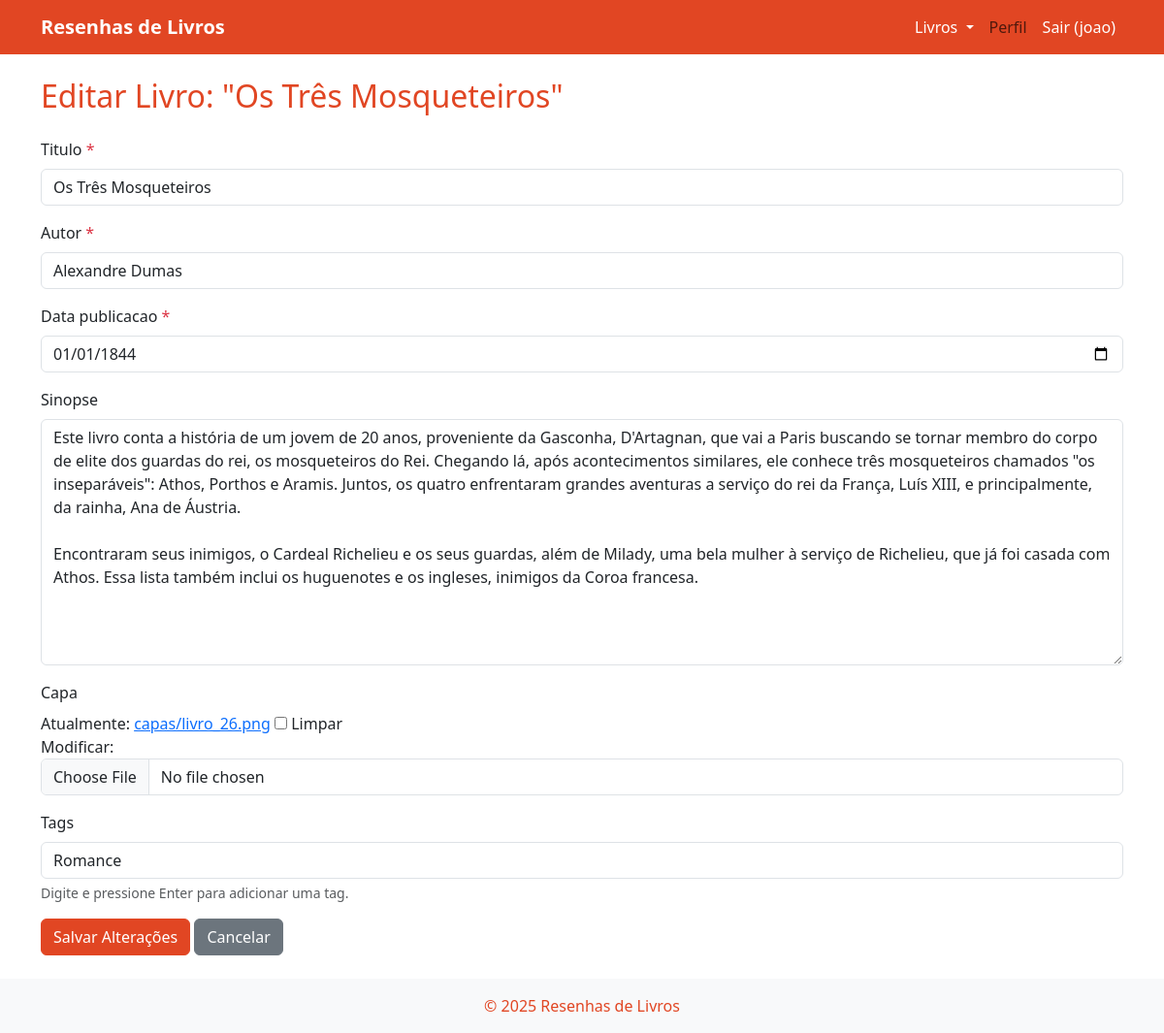
/livro/26/editar/ (signed in), run on the app's committed database.
### livros/models.py (models this page shows, shortened)
class Livro(models.Model):
    titulo = models.CharField(max_length=200)
    autor = models.CharField(max_length=100)
    data_publicacao = models.DateField()
    sinopse = models.TextField(blank=True)
    capa = models.ImageField(upload_to=capa_upload_path, blank=True, null=True)
    tags = models.ManyToManyField(Tag, blank=True, related_name='livros')

### livros/views.py (the view)
# urls.py: path('<int:id>/editar/', views.editar_livro, name='editar_livro'),
@login_required(login_url='login')
def editar_livro(request, id):
    livro = get_object_or_404(Livro, id=id)
    if request.method == "POST":
        form = LivroForm(request.POST, request.FILES, instance=livro)
        if form.is_valid():
            form.save()
            return redirect('detalhe_livro', id=livro.id)
    else:
        form = LivroForm(instance=livro)
    return render(request, 'livros/editar_livro.html', {'form': form, 'livro': livro})

### livros/forms.py (shortened to what this page needs)
class LivroForm(forms.ModelForm):
    def __init__(self, *args, **kwargs):
        super().__init__(*args, **kwargs)
        if self.instance.pk:
            self.fields['tags_texto'].initial = ', '.join(self.instance.tags.values_list('nome', flat=True))
    tags_texto = forms.CharField(
        required=False,
        label="Tags",
        help_text="Digite e pressione Enter para adicionar uma tag.",
        widget=forms.TextInput(attrs={'class': 'form-control', 'id': 'id_tags_texto'})
    )
    class Meta:
        model = Livro
        fields = ['titulo', 'autor', 'data_publicacao', 'sinopse', 'capa']
        widgets = {
            'titulo': forms.TextInput(attrs={'class': 'form-control'}),
            'autor': forms.TextInput(attrs={'class': 'form-control'}),
            'sinopse': forms.Textarea(attrs={'class': 'form-control'}),
            'capa': forms.ClearableFileInput(attrs={'class': 'form-control'}),
            'data_publicacao': forms.DateInput(
                attrs={'type': 'date', 'class': 'form-control'},
                format='%Y-%m-%d'
            ),
            'tags': forms.SelectMultiple(attrs={'class': 'form-control'}),
        }

### livros/templates/livros/editar_livro.html (shortened to what this page needs)
{% extends 'livros/base.html' %}
{% block content %}
<h2 class="main-color mb-4">Editar Livro: "{{ livro.titulo }}"</h2>
<form method="post" enctype="multipart/form-data" class="mb-4">
    {% for field in form %}
        <div class="mb-3">
            <label class="form-label" for="{{ field.id_for_label }}">
                {{ field.label }}
                {% if field.field.required %}
                    <span class="text-danger" title="Obrigatório">*</span>
                {% endif %}
            </label>
            <div>
                {{ field }}
            </div>
            {% if field.help_text %}
                <div class="form-text">{{ field.help_text|safe }}</div>
            {% endif %}
        </div>
    {% endfor %}
    <button type="submit" class="btn btn-main">Salvar Alterações</button>
    <a href="{% url 'detalhe_livro' livro.id %}" class="btn btn-secondary">Cancelar</a>
</form>
{% endblock %}

### livros/templates/livros/base.html (shortened to what this page needs)
{% load static %}
<!DOCTYPE html>
<html lang="pt-br">
<head>
    <link href="https://cdn.jsdelivr.net/npm/bootstrap@5.3.3/dist/css/bootstrap.min.css" rel="stylesheet">
    <link rel="stylesheet" href="https://cdn.jsdelivr.net/npm/@yaireo/tagify/dist/tagify.css">
</head>
<body>
    <nav class="navbar navbar-expand-lg bg-main mb-4">
        <div class="container">
            <a class="navbar-brand fw-bold" href="/" style="color: #fff;">Resenhas de Livros</a>
            <div class="collapse navbar-collapse" id="navbarNav">
                <ul class="navbar-nav ms-auto">
                    <li class="nav-item dropdown">
                        <a class="nav-link dropdown-toggle" href="{% url 'listar_livros' %}" id="livrosDropdown"
                            role="button" data-bs-toggle="dropdown" aria-expanded="false" style="color: #fff;">
                            Livros
                        </a>
                    </li>
                    <li class="nav-item"><a class="nav-link" href="#">Perfil</a></li>
                    <li class="nav-item">
                        <form action="{% url 'logout' %}" method="post" style="display:inline;">
                            <button class="btn btn-link nav-link" type="submit"
                                style="color: #fff; text-decoration: none;">
                                Sair ({{ user.username }})
                            </button>
                        </form>
                    </li>
                </ul>
            </div>
        </div>
    </nav>
    <div class="container">
        {% block content %}
        {% endblock %}
    </div>
    <footer class="bg-light text-center py-3 mt-4">
        <span class="main-color">&copy; {{ year|default:"2025" }} Resenhas de Livros</span>
    </footer>
</body>
</html>

### livros/templates/livros/base.html (style rules this page uses)
.main-color { color: #e14623; }
.bg-main { background-color: #e14623; color: #fff; }
.btn { margin-top: 0 !important; }
.btn-main, .btn-main:active, .btn-main:focus { background-color: #e14623; border-color: #e14623; color: #fff; }

### data on the page
Livro: titulo "Os Três Mosqueteiros", form "Os Três Mosqueteiros" "Alexandre Dumas" "01/01/1844" "Este livro conta a história de um jovem de 20 anos, proveniente da Gasconha, D'Artagnan, que vai a Paris buscando se tornar membro do corpo de elite dos guardas do rei, os mosqueteiros do Rei. Chegando lá, após acontecimentos similares, ele conhece três mosqueteiros chamados \"os inseparáveis\": Athos, Porthos e Aramis. Juntos, os quatro enfrentaram grandes aventuras a serviço do rei da França, Luís XIII, e principalmente, da rainha, Ana de Áustria. Encontraram seus inimigos, o Cardeal Richelieu e os seus guardas, além de Milady, uma bela mulher à serviço de Richelieu, que já foi casada com Athos. Essa lista também inclui os huguenotes e os ingleses, inimigos da Coroa francesa."

### other printed values
{{ user.username }} "joao"
{{ field.label }} "Titulo" "Autor" "Data publicacao" "Sinopse" "Capa" "Tags"
{{ field.help_text|safe }} "Digite e pressione Enter para adicionar uma tag."
{{ year|default:"2025" }} "2025"
